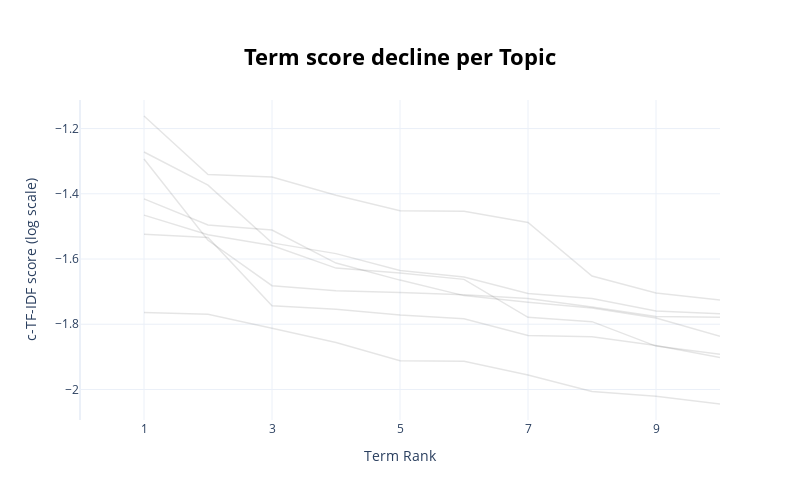

Notebook code for this chart:
### Code cell
topic_model.visualize_term_rank(log_scale=True)

### Figure 1 — Plotly figure (JSON) as saved in the notebook; plotly's stock layout.template omitted (floating-point values rounded to 4 significant figures)
{"data": [{"hovertext": "<b>Topic -1</b>:contact_services_business_cookies_", "line": {"color": "black", "width": 1.5}, "mode": "lines+lines", "name": "", "opacity": 0.1, "type": "scatter", "x": [1, 2, 3, 4, 5, 6, 7, 8, 9, 10], "y": [-1.764, -1.769, -1.812, -1.856, -1.912, -1.914, -1.956, -2.007, -2.021, -2.045]}, {"hovertext": "<b>Topic 0</b>:management_services_security_cloud_", "line": {"color": "black", "width": 1.5}, "mode": "lines+lines", "name": "", "opacity": 0.1, "type": "scatter", "x": [1, 2, 3, 4, 5, 6, 7, 8, 9, 10], "y": [-1.465, -1.526, -1.559, -1.628, -1.643, -1.662, -1.779, -1.792, -1.867, -1.892]}, {"hovertext": "<b>Topic 1</b>:marketing_design_website_business_s", "line": {"color": "black", "width": 1.5}, "mode": "lines+lines", "name": "", "opacity": 0.1, "type": "scatter", "x": [1, 2, 3, 4, 5, 6, 7, 8, 9, 10], "y": [-1.416, -1.496, -1.511, -1.612, -1.665, -1.712, -1.732, -1.75, -1.781, -1.837]}, {"hovertext": "<b>Topic 2</b>:technology_services_customer_ds_con", "line": {"color": "black", "width": 1.5}, "mode": "lines+lines", "name": "", "opacity": 0.1, "type": "scatter", "x": [1, 2, 3, 4, 5, 6, 7, 8, 9, 10], "y": [-1.524, -1.534, -1.743, -1.754, -1.772, -1.783, -1.834, -1.838, -1.865, -1.902]}, {"hovertext": "<b>Topic 3</b>:business_jobs_accountants_accountin", "line": {"color": "black", "width": 1.5}, "mode": "lines+lines", "name": "", "opacity": 0.1, "type": "scatter", "x": [1, 2, 3, 4, 5, 6, 7, 8, 9, 10], "y": [-1.161, -1.341, -1.349, -1.405, -1.452, -1.453, -1.488, -1.652, -1.704, -1.725]}, {"hovertext": "<b>Topic 4</b>:packaging_clamps_switches_adhesives", "line": {"color": "black", "width": 1.5}, "mode": "lines+lines", "name": "", "opacity": 0.1, "type": "scatter", "x": [1, 2, 3, 4, 5, 6, 7, 8, 9, 10], "y": [-1.293, -1.542, -1.682, -1.697, -1.703, -1.71, -1.721, -1.747, -1.776, -1.779]}, {"hovertext": "<b>Topic 5</b>:marketing_envisics_business_automot", "line": {"color": "black", "width": 1.5}, "mode": "lines+lines", "name": "", "opacity": 0.1, "type": "scatter", "x": [1, 2, 3, 4, 5, 6, 7, 8, 9, 10], "y": [-1.272, -1.373, -1.551, -1.583, -1.635, -1.655, -1.706, -1.721, -1.759, -1.768]}], "layout": {"height": 500, "hoverlabel": {"bgcolor": "white", "font": {"family": "Rockwell", "size": 16}}, "showlegend": false, "title": {"font": {"color": "Black", "size": 22}, "text": "<b>Term score decline per Topic</b>", "x": 0.5, "xanchor": "center", "y": 0.9, "yanchor": "top"}, "width": 800, "xaxis": {"dtick": 2, "range": [0, 10], "tick0": 1, "title": {"text": "Term Rank"}}, "yaxis": {"title": {"text": "c-TF-IDF score (log scale)"}}}}
